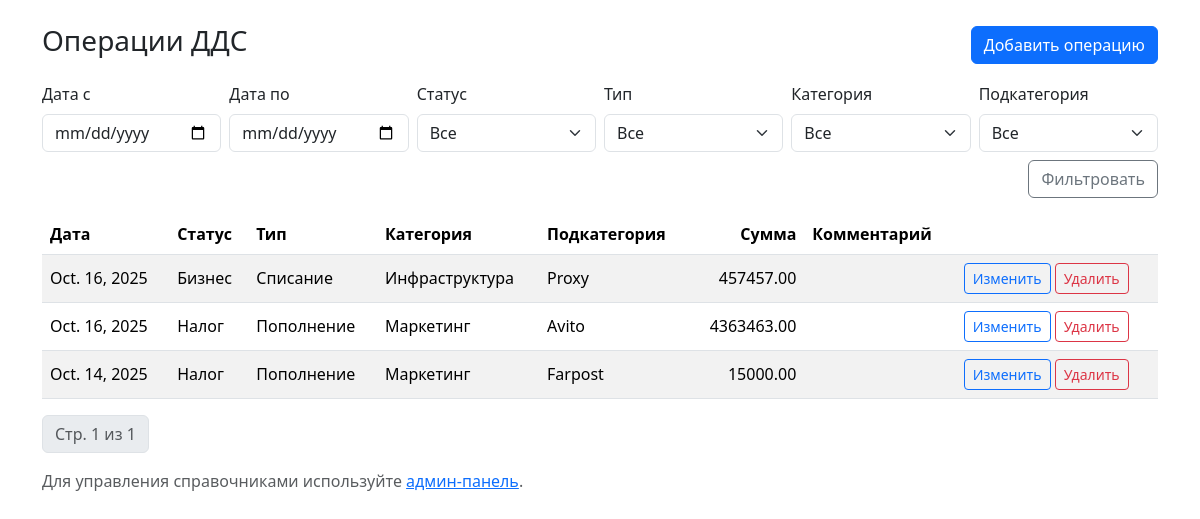
Before: /api/v1/ with the older database file.
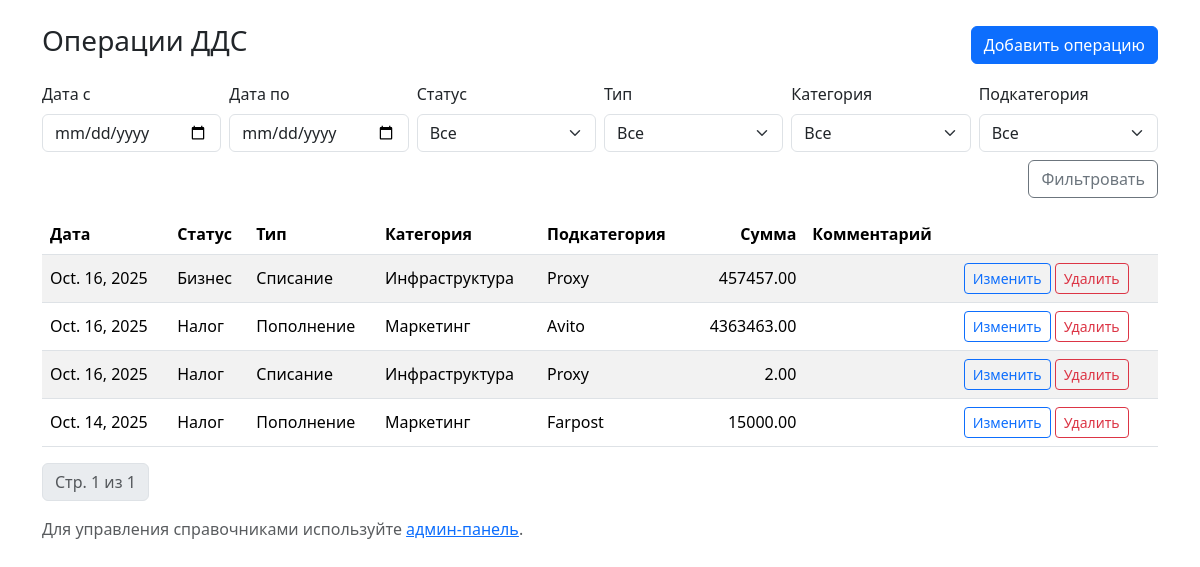
After: the same page with the newer database file.
### dds/models.py (models this page shows, shortened)
class Movement(models.Model):
    created_at = models.DateField(default=timezone.now)
    status = models.ForeignKey(Status, on_delete=models.PROTECT, related_name='movements', null=True, blank=True)
    movement_type = models.ForeignKey(MovementType, on_delete=models.PROTECT, related_name='movements')
    category = models.ForeignKey(Category, on_delete=models.PROTECT, related_name='movements')
    subcategory = models.ForeignKey(SubCategory, on_delete=models.PROTECT, related_name='movements')
    amount = models.DecimalField(max_digits=12, decimal_places=2)
    comment = models.TextField(blank=True)
    class Meta:
        ordering = ['-created_at', 'id']
        verbose_name = 'Операция ДДС'
        verbose_name_plural = 'Операции ДДС'

class Status(models.Model):
    name = models.CharField(max_length=64, unique=True)
    class Meta:
        verbose_name = 'Статус'
        verbose_name_plural = 'Статусы'

class MovementType(models.Model):
    name = models.CharField(max_length=64, unique=True)
    class Meta:
        verbose_name = 'Тип операции'
        verbose_name_plural = 'Типы операций'

class Category(models.Model):
    name = models.CharField(max_length=128)
    movement_type = models.ForeignKey(
        MovementType,
        on_delete=models.CASCADE,
        related_name='categories',
    )
    class Meta:
        unique_together = ('name', 'movement_type')
        verbose_name = 'Категория'
        verbose_name_plural = 'Категории'

class SubCategory(models.Model):
    name = models.CharField(max_length=128)
    category = models.ForeignKey(
        Category,
        on_delete=models.CASCADE,
        related_name='subcategories',
    )
    class Meta:
        unique_together = ('name', 'category')
        verbose_name = 'Подкатегория'
        verbose_name_plural = 'Подкатегории'

### dds/views.py (the view)
# urls.py: path('', MovementListView.as_view(), name='movement_list'),
class MovementListView(View):
    def get(self, request):
        qs = Movement.objects.select_related(
            'status', 'movement_type', 'category', 'subcategory'
        ).all()
        date_from = parse_date(request.GET.get('date_from') or '')
        date_to = parse_date(request.GET.get('date_to') or '')
        status_id = request.GET.get('status')
        mt_id = request.GET.get('movement_type')
        category_id = request.GET.get('category')
        subcategory_id = request.GET.get('subcategory')
        if date_from:
            qs = qs.filter(created_at__gte = date_from)
        if date_to:
            qs = qs.filter(created_at__lte = date_to)
        if status_id:
            qs = qs.filter(status_id = status_id)
        if mt_id:
            qs = qs.filter(movement_type_id = mt_id)
        if category_id:
            qs = qs.filter(category_id = category_id)
        if subcategory_id:
            qs = qs.filter(subcategory_id = subcategory_id)
        paginator = Paginator(qs, 20)
        page = request.GET.get('page')
        page_obj = paginator.get_page(page)
        context = {
            "page_obj": page_obj,
            "statuses": Status.objects.all(),
            "movement_types": MovementType.objects.all(),
            "categories": Category.objects.all(),
            "subcategories": SubCategory.objects.all(),
            "filters": {
                "date_from": request.GET.get("date_from", ""),
                "date_to": request.GET.get("date_to", ""),
                "status": status_id or "",
                "movement_type": mt_id or "",
                "category": category_id or "",
                "subcategory": subcategory_id or "",
            },
        }
        return render(request, 'dds/movement_list.html', context)

### templates/dds/movement_list.html (shortened to what this page needs)
{% load static %}
<!doctype html>
<html lang="ru">
<head>
  <link href="https://cdn.jsdelivr.net/npm/bootstrap@5.3.3/dist/css/bootstrap.min.css" rel="stylesheet">
</head>
<body>
<div class="container py-4">
  <div class="d-flex justify-content-between align-items-center mb-3">
    <h1 class="h3">Операции ДДС</h1>
    <a class="btn btn-primary" href="{% url 'movement_create' %}">Добавить операцию</a>
  </div>
  <form class="row g-2 mb-3" method="get">
    <div class="col-md-2">
      <label class="form-label">Дата с</label>
      <input type="date" class="form-control" name="date_from" value="{{ filters.date_from }}">
    </div>
    <div class="col-md-2">
      <label class="form-label">Дата по</label>
      <input type="date" class="form-control" name="date_to" value="{{ filters.date_to }}">
    </div>
    <div class="col-md-2">
      <label class="form-label">Статус</label>
      <select class="form-select" name="status">
        <option value="">Все</option>
      </select>
    </div>
    <div class="col-md-2">
      <label class="form-label">Тип</label>
      <select class="form-select" name="movement_type" id="filter_movement_type">
        <option value="">Все</option>
      </select>
    </div>
    <div class="col-md-2">
      <label class="form-label">Категория</label>
      <select class="form-select" name="category" id="filter_category">
        <option value="">Все</option>
      </select>
    </div>
    <div class="col-md-2">
      <label class="form-label">Подкатегория</label>
      <select class="form-select" name="subcategory" id="filter_subcategory">
        <option value="">Все</option>
      </select>
    </div>
    <div class="col-12 d-flex justify-content-end">
      <button class="btn btn-outline-secondary">Фильтровать</button>
    </div>
  </form>
  <div class="table-responsive">
    <table class="table table-striped align-middle">
      <thead>
        <tr>
          <th>Дата</th>
          <th>Статус</th>
          <th>Тип</th>
          <th>Категория</th>
          <th>Подкатегория</th>
          <th class="text-end">Сумма</th>
          <th>Комментарий</th>
          <th></th>
        </tr>
      </thead>
      <tbody>
        {% for m in page_obj.object_list %}
        <tr>
          <td>{{ m.created_at }}</td>
          <td>{{ m.status.name }}</td>
          <td>{{ m.movement_type.name }}</td>
          <td>{{ m.category.name }}</td>
          <td>{{ m.subcategory.name }}</td>
          <td class="text-end">{{ m.amount }}</td>
          <td>{{ m.comment|default:"" }}</td>
          <td class="text-nowrap">
            <a class="btn btn-sm btn-outline-primary" href="{% url 'movement_edit' m.id %}">Изменить</a>
            <form method="post" action="{% url 'movement_delete' m.id %}" style="display:inline">{% csrf_token %}
              <button class="btn btn-sm btn-outline-danger" onclick="return confirm('Удалить запись?')">Удалить</button>
            </form>
          </td>
        </tr>
        {% empty %}
        <tr><td colspan="8" class="text-center text-muted">Нет записей</td></tr>
        {% endfor %}
      </tbody>
    </table>
  </div>
  <nav aria-label="Страницы">
    <ul class="pagination">
      <li class="page-item disabled"><span class="page-link">Стр. {{ page_obj.number }} из {{ page_obj.paginator.num_pages }}</span></li>
    </ul>
  </nav>
  <p class="text-muted">Для управления справочниками используйте <a href="/admin/">админ-панель</a>.</p>
</div>
</body>
</html>

Changed rows visible on the page:
added Movement: created_at "Oct. 16, 2025", status.name "Налог", movement_type.name "Списание", category.name "Инфраструктура", subcategory.name "Proxy", amount "2.00"
